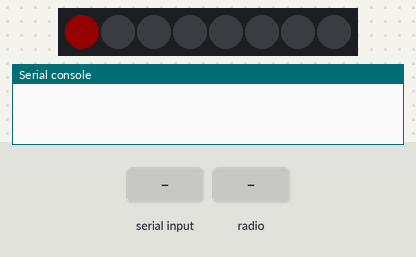
A program run on a simulated MicroPython board. On the bench: 8 RGB LEDs in strip order, left to right, the last lines printed to the serial console. The test bench sets the inputs (shaded band). Dim RGB values are drawn brighter than linear; threads take turns every 2 ms.

Above: at 1.2 s.
1.3 s: "gateway\n" received over the second serial link
At 2.5 s:
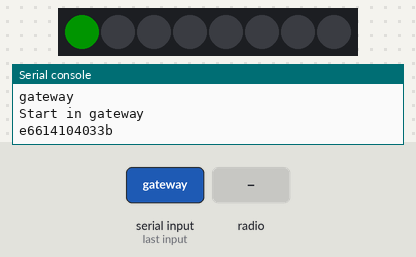
2.8 s: radio message "gateway" arrives
Timing chart, 0 to 5.8 s (numbered marks = the images above; inputs shaded):
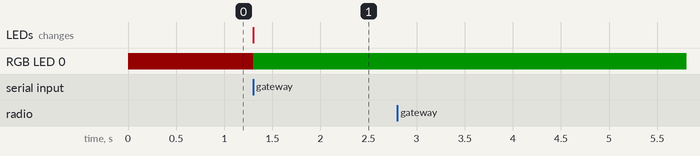

Measured:
- after the input at 1.3 s, RGB LED 0: RGB(20, 0, 0) → RGB(0, 20, 0) at once; the LEDs: change at once (image 1)

The program:

main.py
```python
global node_mode
print(f"Start in {node_mode}")
if node_mode=='gateway':
    import nldt_gateway
elif node_mode=='node':
    import nldt_node
else:
    print(f"Unsupported node mode: {node_mode}")
```

nldt_gateway.py
```python
import machine
from machine import Pin
from neopixel import NeoPixel
import espnow
import network
import binascii
import ujson
import _thread
import sys
import time
from machine import UART
import uselect

uart = UART(1, 115200)
uart.init(115200, bits=8, parity=None, stop=1, tx=9, rx=10)

def read_lines():
    global buffer
    lines = []
    if uart.any():
        data = uart.read()  # read all available bytes
        if data:
            buffer += data
            while b'\n' in buffer:
                line, buffer = buffer.split(b'\n', 1)
                lines.append(line.decode('utf-8').rstrip('\r'))
    return lines

def write_serial(data):
    try:
        data = data.rstrip()
    except:
        pass
    sys.stdout.write(f"{data}\r\n")


pin = Pin(8, Pin.OUT)   # set GPIO0 to output to drive NeoPixels
np = NeoPixel(pin, 8)   # create NeoPixel driver on GPIO0 for 8 pixels

def set_led_color(color=(20, 20, 20)):
    np[0] = color # set the first pixel to white
    np.write()

set_led_color(color=(0, 20, 0))

sta = network.WLAN(network.STA_IF)
sta.active(True)

long_uid = binascii.hexlify(machine.unique_id()).decode('utf-8')
write_serial(long_uid)

e = espnow.ESPNow()
e.active(True)
node_level = 0

peer = b'\xbb\xbb\xbb\xbb\xbb\xbb'          # Multiple broadcast
e.add_peer(peer)

# data = '{ "level": 0 }'
# e.send(peer, data)

def espnow_task():
    global node_level
    while True:
        host, msg = e.recv()
        if msg:
            try:
                msg_json = ujson.loads(msg)
                if 'ping' in msg_json:
                    e.add_peer(host)
                    resp = { "pong": long_uid, "level": node_level }
                    e.send(host, ujson.dumps(resp))
                    e.del_peer(host)

                else:
                    write_serial(msg)

            except Exception as err:
                write_serial(f"Erreur = {err}".encode('utf-8'))
                ...

_thread.start_new_thread(espnow_task, ())


while True:
    # rx = sys.stdin.readline().rstrip()
    lines = read_lines()
    for line in lines:
    # if rx is not None:
        try:
            # while rx.startswith("b"):
            #     rx = eval(f"{rx}.decode(utf-8)")
            msg_json = ujson.loads(line)
            if 'dest' in msg_json:
                write_serial('dest in obj')
                route = msg_json['route']
                write_serial(route)
                next = route[-1]
                msg_json['route'] = msg_json['route'][0:-1]
                # e.add_peer(next)
                e.send(peer, ujson.dumps(msg_json))
                # e.del_peer(next)

        except Exception as err:
                write_serial(msg_json)
                write_serial(f"Erreur = {err}".encode('utf-8'))
                ...
```

boot.py
```python
import sys
from machine import Pin
from neopixel import NeoPixel
from machine import UART
import uselect

uart = UART(1, 115200)
uart.init(115200, bits=8, parity=None, stop=1, tx=9, rx=10)

pin = Pin(8, Pin.OUT)   # set GPIO0 to output to drive NeoPixels
np = NeoPixel(pin, 8)   # create NeoPixel driver on GPIO0 for 8 pixels
np[0] = (20, 0, 0) # set the first pixel to white
np.write()


global node_mode
node_mode = None

# while not node_mode:
#     rx = uart.readline()
#     if rx=='gateway':
#         node_mode = 'gateway'
#         break
#     elif rx=='node':
#         node_mode = 'node'
#         break
#     else:
#         print(f"Unsupported node mode: {node_mode}")

# print(node_mode)

buffer = b''

def read_lines():
    global buffer
    lines = []
    if uart.any():
        data = uart.read()  # read all available bytes
        if data:
            buffer += data
            while b'\n' in buffer:
                line, buffer = buffer.split(b'\n', 1)
                lines.append(line.decode('utf-8').rstrip('\r'))
    return lines

# Usage in main loop
while True:
    lines = read_lines()
    for line in lines:
        print("Received line:", line, "-end-")
        if line.startswith('gateway'):
            node_mode = 'gateway'
            break
        elif line.startswith('node'):
            node_mode = 'node'
            break
        else:
            print(f"Unsupported node mode: {node_mode}")

    if node_mode:
            break

print(node_mode)
```
